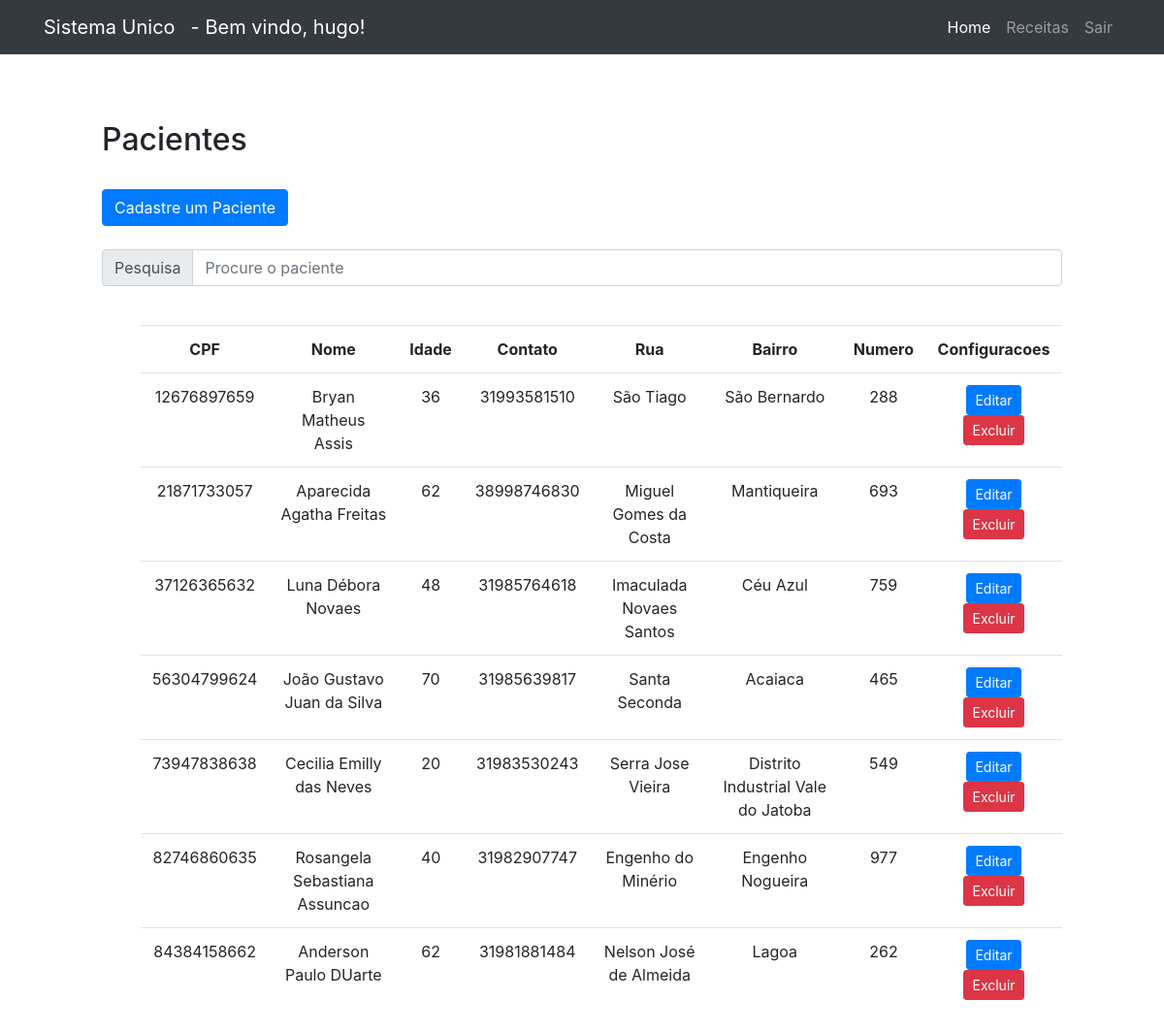
/public/patient/listPatient.php (signed in), run on the app's committed database.
### tables this page shows
CREATE TABLE `usuarios` (
  `id_usuario` int(11) NOT NULL,
  `user` varchar(20) DEFAULT NULL,
  `senha` varchar(100) DEFAULT NULL,
  `prioridade` int(11) DEFAULT NULL,
  `nome` varchar(100) DEFAULT NULL
);

CREATE TABLE `paciente` (
  `CPF` varchar(11) NOT NULL,
  `nome` varchar(200) NOT NULL,
  `idade` int(11) NOT NULL,
  `contato` varchar(13) NOT NULL,
  `rua` varchar(100) NOT NULL,
  `bairro` varchar(50) NOT NULL,
  `numero` int(11) NOT NULL
);

### public/patient/listPatientNoSearch.php (the view)
<?php
$usuarios = filter_input(INPUT_POST, 'palavra', FILTER_SANITIZE_STRING);
?>
<?php
    include("../../data/db_connection.php");
    $sql = "SELECT * FROM paciente WHERE CPF LIKE '%$usuarios%' ";
    $dadosConsulta = $connection -> query($sql);
    if($dadosConsulta -> num_rows > 0)
    {
    ?>
    <div style="margin-left: 100px; margin-right: 100px;">
        <br>
        <table class="table" style="text-align: center;">
            <tr>
                <th>CPF</th>
                <th>Nome</th>
                <th>Idade</th>
                <th>Contato</th>
                <th>Rua</th>
                <th>Bairro</th>
                <th>Numero</th>
                <th>Configuracoes</th>
            </tr>
            <?php
                while($exibir = $dadosConsulta -> fetch_assoc())
                {
                ?>
                    <tr>
                        <td><?php echo $exibir["CPF"] ?></td>
                        <td><?php echo $exibir["nome"] ?></td>
                        <td><?php echo $exibir["idade"] ?></td>
                        <td><?php echo $exibir["contato"] ?></td>
                        <td><?php echo $exibir["rua"] ?></td>
                        <td><?php echo $exibir["bairro"] ?></td>
                        <td><?php echo $exibir["numero"] ?></td>
                        <td>
                            <button type="button" class="btn btn-primary btn-sm">
                                <a href="editPatient.php?cpf=<?php echo $exibir["CPF"]?>" style="text-decoration: none; color: white">Editar</a>
                            </button>
                            <button type="submit" class="btn btn-danger btn-sm" formmethod="post">
                                 <a href="deletePatient.php?cpf=<?php echo $exibir ["CPF"] ?>" style="text-decoration: none; color: white"> Excluir </a>
                            </button>
                        </td>
                    </tr>
                <?php
                    }
                ?>
        </table>
    </div>
<?php
    }
    else
    {
        echo "Nenhum registro encontrado.";
    }
?>

### public/templates/header.php (shortened to what this page needs)
<?php
include_once("../../data/db_connection.php");
?>
<!DOCTYPE html>
<html lang="en">
<head>
  <link rel="stylesheet" href="https://maxcdn.bootstrapcdn.com/bootstrap/4.5.2/css/bootstrap.min.css">
  <link rel="stylesheet" href="../styles/main.css" />
</head>
<body>
  <nav class="navbar navbar-expand-lg navbar-dark bg-dark fixed-top">
    <div class="container">
      <a class="navbar-brand" href="#">Sistema Unico</a>
      <?php
if (isset($_SESSION['paciente'])) {
  $id=$_SESSION['paciente'];
}
      if (isset($_SESSION['paciente']) or isset($_SESSION['medico']) or isset($_SESSION['adm'])) {
      $sql3 = "SELECT nome from  usuarios where id_usuario = $id";
      $resultado3 = $connection->query($sql3);
      $row = $resultado3->fetch_assoc();
      $nome=$row["nome"];
      ?>
        <a class="navbar-brand" href="#"><?php echo "- Bem vindo, ".$nome."!"; ?></a>
      <?php
      }
      ?>
      <div class="collapse navbar-collapse" id="navbarResponsive">
        <ul class="navbar-nav ml-auto">
          <?php
          if (isset($_SESSION['medico']) or isset($_SESSION['paciente']) or isset($_SESSION['adm'])) {
          ?>
            <li class="nav-item active">
              <a class="nav-link" href="../home/home.php">Home
              </a>
            </li>
            <li class="nav-item">
              <a class="nav-link" href="../prescription/listPrescription.php">Receitas</a>
            </li>
          <?php
          }
          ?>
          <?php
          if (isset($_SESSION['medico']) or isset($_SESSION['paciente']) or isset($_SESSION['adm'])) {
          ?>
            <li class="nav-item">
              <a class="nav-link" href="../auth/sair.php">Sair</a>
            </li>
          <?php
          }
          ?>
        </ul>
      </div>
    </div>
  </nav>
  <br>
  <br>
</body>
</html>

### public/styles/main.css (style rules this page uses)
body { padding: 5px; }

### data on the page
usuarios: nome "hugo"
paciente: CPF "12676897659", nome "Bryan Matheus Assis", idade "36", contato "31993581510", rua "São Tiago", bairro "São Bernardo", numero "288"
paciente: CPF "21871733057", nome "Aparecida Agatha Freitas", idade "62", contato "38998746830", rua "Miguel Gomes da Costa", bairro "Mantiqueira", numero "693"
paciente: CPF "37126365632", nome "Luna Débora Novaes", idade "48", contato "31985764618", rua "Imaculada Novaes Santos", bairro "Céu Azul", numero "759"
paciente: CPF "56304799624", nome "João Gustavo Juan da Silva", idade "70", contato "31985639817", rua "Santa Seconda", bairro "Acaiaca", numero "465"
paciente: CPF "73947838638", nome "Cecilia Emilly das Neves", idade "20", contato "31983530243", rua "Serra Jose Vieira", bairro "Distrito Industrial Vale do Jatoba", numero "549"
paciente: CPF "82746860635", nome "Rosangela Sebastiana Assuncao", idade "40", contato "31982907747", rua "Engenho do Minério", bairro "Engenho Nogueira", numero "977"
paciente: CPF "84384158662", nome "Anderson Paulo DUarte", idade "62", contato "31981881484", rua "Nelson José de Almeida", bairro "Lagoa", numero "262"
